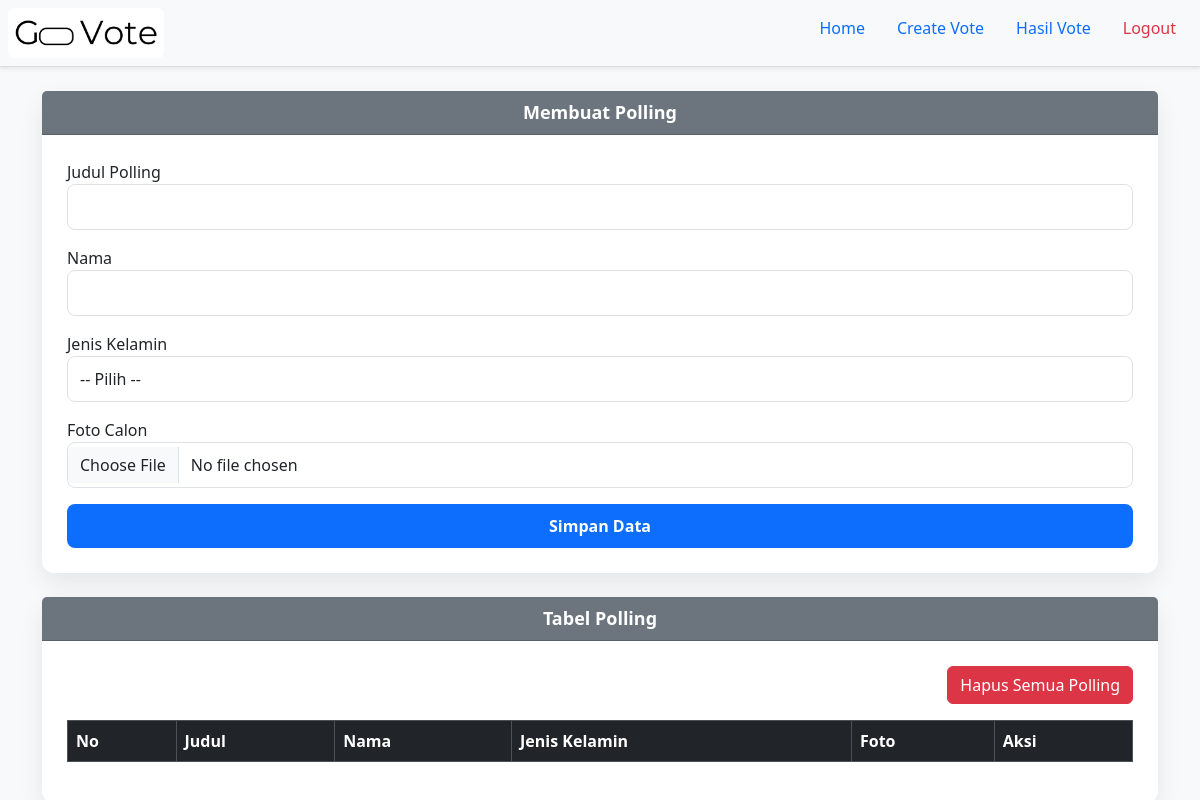
/buatPolling.php, run on an earlier commit of the app's database.
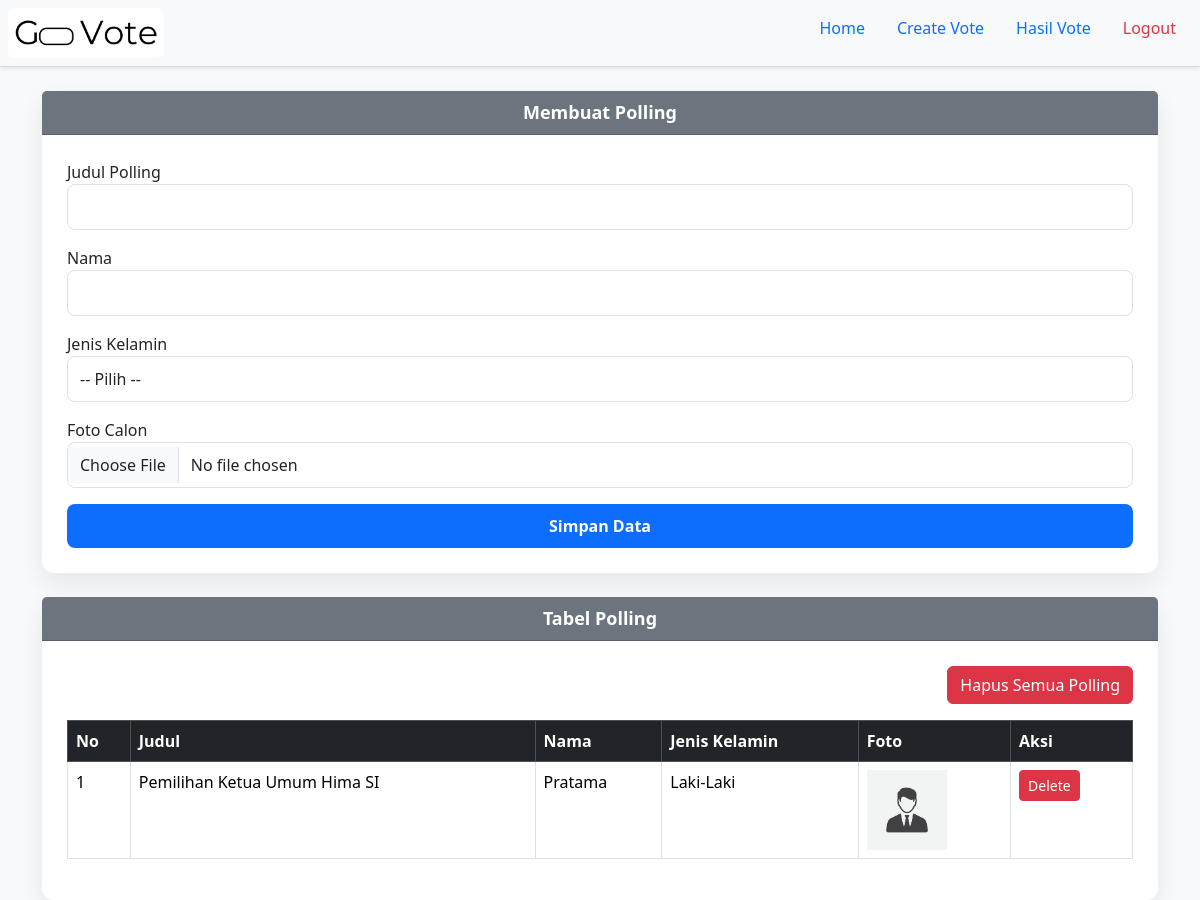
And on a later commit of the database.
### tables this page shows
CREATE TABLE `tb_polling` (
  `id_polling` int NOT NULL,
  `judul_polling` varchar(50) NOT NULL,
  `nama` varchar(50) NOT NULL,
  `Jkel` varchar(20) NOT NULL,
  `foto_calon` varchar(100) NOT NULL,
  `jumlah_suara` int NOT NULL DEFAULT '0'
);

### buatPolling.php (the view, shortened to what this page needs)
<?php
include 'database/conn.php';
?>
<!DOCTYPE html>
<html lang="en">
<head>
    <link href="https://cdn.jsdelivr.net/npm/bootstrap@5.3.8/dist/css/bootstrap.min.css" rel="stylesheet">
    <link rel="stylesheet" href="css/polling.css">
</head>
<body class="bg-light">
    <ul class="nav justify-content-end bg-light p-2 shadow-sm">
        <li class="nav-item me-auto">
            <img src="gambar/Go Vote! (1).png" alt="logo" widht="50" height="50" class="rounded">
        </li>
        <li class="nav-item">
            <a class="nav-link active" aria-current="page" href="adminHome.php">Home</a>
        </li>
        <li class="nav-item">
            <a class="nav-link active" aria-current="page" href="buatPolling.php">Create Vote</a>
        </li>
        <li class="nav-item">
            <a class="nav-link active" aria-current="page" href="hasilVote.php">Hasil Vote</a>
        </li>
        <li class="nav-item">
            <a class="nav-link text-danger" href="login.php">Logout</a>
        </li>
    </ul>
    <div class="container mt-4">
        <div class="card mb-4">
            <div class="card-header bg-secondary text-white">
                Membuat Polling
            </div>
            <div class="card-body">
                <form method="POST" enctype="multipart/form-data">
                    <div class="mb-3">
                        <label>Judul Polling</label>
                        <input type="text" name="judulPolling" class="form-control">
                    </div>
                    <div class="mb-3">
                        <label>Nama</label>
                        <input type="text" name="nama" class="form-control">
                    </div>
                    <div class="mb-3">
                        <label>Jenis Kelamin</label>
                        <select name="Jkel" class="form-control">
                            <option value="">-- Pilih --</option>
                        </select>
                    </div>
                    <div class="mb-3">
                        <label>Foto Calon</label>
                        <input type="file" name="foto" class="form-control">
                    </div>
                    <button type="submit" name="simpan" class="btn btn-primary">
                        Simpan Data
                    </button>
                </form>
            </div>
        </div>
        <div class="card">
            <div class="card-header bg-secondary text-white text-center">
                Tabel Polling
            </div>
            <div class="card-body table-responsive">
                <table class="table table-bordered">
                    <thead class="table-dark">
                        <tr>
                            <th>No</th>
                            <th>Judul</th>
                            <th>Nama</th>
                            <th>Jenis Kelamin</th>
                            <th>Foto</th>
                            <th>Aksi</th>
                        </tr>
                    </thead>
                    <tbody>
                        <?php
                        $no = 1;
                        $data = mysqli_query($conn, "SELECT * FROM tb_polling ORDER BY id_polling DESC");
                        while ($row = mysqli_fetch_assoc($data)):
                            ?>
                            <tr>
                                <td><?= $no++ ?></td>
                                <td><?= $row['judul_polling'] ?></td>
                                <td><?= $row['nama'] ?></td>
                                <td><?= $row['Jkel'] ?></td>
                                <td>
                                    <img src="gambar/<?= $row['foto_calon'] ?>" width="80">
                                </td>
                                <td>
                                    <a href="buatPolling.php?op=delete&id=<?= $row['id_polling'] ?>"
                                        onclick="return confirm('Yakin hapus data?')" class="btn btn-danger btn-sm">
                                        Delete
                                    </a>
                                </td>
                            </tr>
                        <?php endwhile; ?>
                    </tbody>
                    <div class="d-flex justify-content-end mb-3">
                        <a href="buatPolling.php?op=delete_all"
                            onclick="return confirm('Yakin ingin menghapus SEMUA polling dan suara?')"
                            class="btn btn-danger">
                            Hapus Semua Polling
                        </a>
                    </div>
                </table>
            </div>
        </div>
    </div>
</body>
</html>

### CSS/polling.css (style rules this page uses)
body { background: #f4f6f9; font-family: "Segoe UI", Tahoma, Geneva, Verdana, sans-serif; color: #333; }
.card { width: 100%; margin-bottom: 20; border: none; border-radius: 12px; box-shadow: 0 10px 25px rgba(0, 0, 0, 0.08); }
.card-header { font-size: 18px; font-weight: 600; text-align: center; border-radius: 12px 12px 0 0; }
.card-body { padding: 25px; }
.form-control { border-radius: 8px; padding: 10px 12px; }
button.btn-primary { width: 100%; padding: 10px; border-radius: 8px; font-weight: 600; background: #0d6efd; border: none; transition: 0.3s; }
.nav { border-bottom: 1px solid #ddd; }
.nav-link { font-weight: 500; }
.card { margin-top: 10px }

What changed in the data, as far as the page shows it:
added tb_polling: judul_polling "Pemilihan Ketua Umum Hima SI", nama "Pratama", Jkel "Laki-Laki", foto_calon (placeholder picture)
